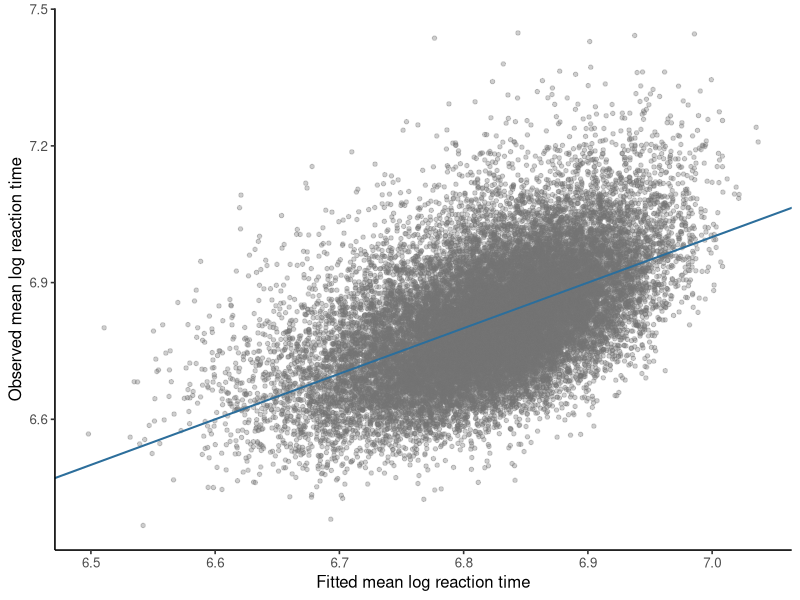

The R source for this figure:
## ---- chunk 1
#| label: inspect-mald-design-matrix
library(ggplot2)

mald <- read.csv("data/mald/mald-items.csv", stringsAsFactors = FALSE)
mald$log_frequency_c <-
  mald$log_frequency_subtlex - mean(mald$log_frequency_subtlex)
mald$log_duration_c <- mald$log_duration - mean(mald$log_duration)
mald$n_phones_c <- mald$n_phones - mean(mald$n_phones)

fit <- lm(
  mean_log_rt ~ log_frequency_c + log_duration_c + n_phones_c,
  data = mald
)

targets <- quantile(
  mald$log_frequency_subtlex,
  c(.1, .5, .9) # dqr-allow: algorithm-setting
)
indices <- vapply(
  targets,
  function(target) which.min(abs(mald$log_frequency_subtlex - target)),
  integer(1)
)
observed_rows <- mald[indices, ]
X_observed <- model.matrix(fit, data = observed_rows)
matrix_prediction <- drop(X_observed %*% coef(fit))
r_prediction <- predict(fit, newdata = observed_rows)

stopifnot(
  length(unique(indices)) == length(indices),
  max(abs(matrix_prediction - r_prediction)) < 1e-12
)

cbind(
  observed_rows[, c("item", "mean_log_rt")],
  X_observed,
  matrix_prediction
)
## ---- chunk 2
#| label: plot-mald-design-matrix-fit
#| fig-cap: "Observed MALD item means and their fitted multiple-regression values. The diagonal marks exact agreement."
mald$fitted_mean_log_rt <- fitted(fit)

ggplot(mald, aes(fitted_mean_log_rt, mean_log_rt)) +
  geom_point(color = "grey45", alpha = 0.35, size = 1.2) + # dqr-allow: plot-aesthetic
  geom_abline(intercept = 0, slope = 1, color = "#2C6E9B", linewidth = 0.7) +
  labs(
    x = "Fitted mean log reaction time",
    y = "Observed mean log reaction time"
  ) +
  theme_classic(base_size = 12)
## ---- chunk 3
#| label: verify-mald-matrix-fit
X <- model.matrix(fit)
y <- mald$mean_log_rt
beta_by_matrix <- solve(crossprod(X), crossprod(X, y))

stopifnot(max(abs(beta_by_matrix - coef(fit))) < 1e-10)

data.frame(
  term = names(coef(fit)),
  lm_estimate = coef(fit),
  matrix_estimate = drop(beta_by_matrix)
)
